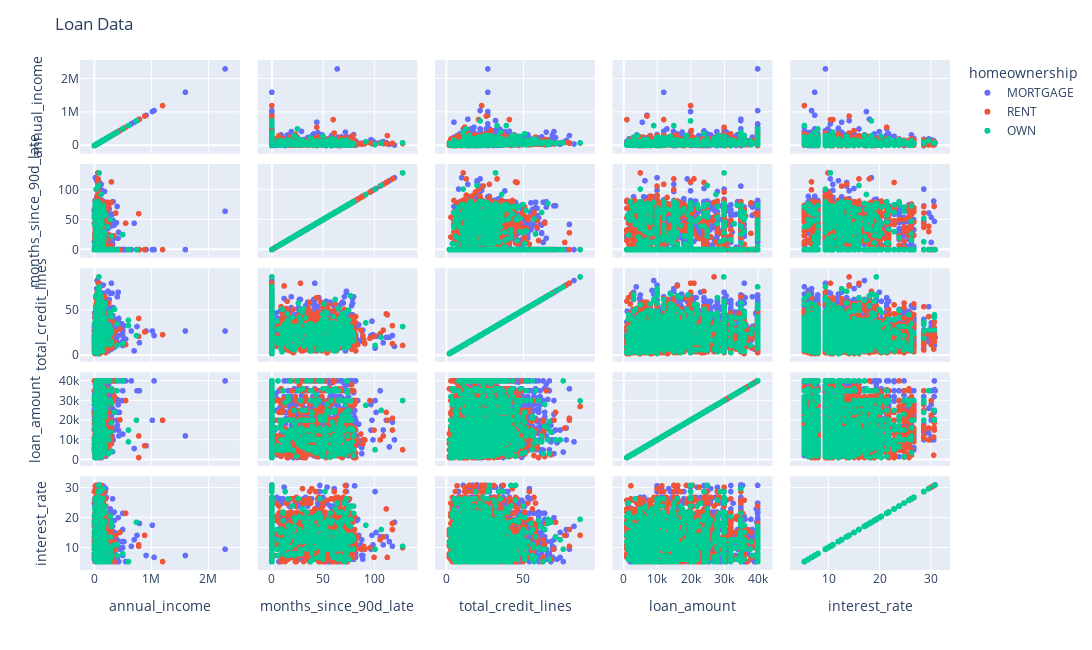

This figure's notebook cell:
### Code cell
### For my first visualization, I noticed that the outliers contained within the dataset are 
###   typically when the lenders have a Mortgage rather than rent or own their homes (as shown by color of the dots)
###   Let's try to find tends specifically within this outlying data.


fig = px.scatter_matrix(data, dimensions=['annual_income', 'months_since_90d_late', 'total_credit_lines', 'loan_amount', 'interest_rate'], width=1300, height=650,
                        color = 'homeownership', color_continuous_scale=px.colors.diverging.Tealrose)
fig.update_layout(title_text="Loan Data")
fig.show()

### Figure 1 — Plotly figure (JSON) as saved in the notebook; plotly's stock layout.template omitted (floating-point values rounded to 4 significant figures; data arrays with more than 128 entries replaced by an {"elided": "..."} marker saying what was removed)
{"data": [{"dimensions": [{"axis": {"matches": true}, "label": "annual_income", "values": {"elided": "4789 float values"}}, {"axis": {"matches": true}, "label": "months_since_90d_late", "values": {"elided": "4789 int values"}}, {"axis": {"matches": true}, "label": "total_credit_lines", "values": {"elided": "4789 int values"}}, {"axis": {"matches": true}, "label": "loan_amount", "values": {"elided": "4789 int values"}}, {"axis": {"matches": true}, "label": "interest_rate", "values": {"elided": "4789 float values"}}], "hovertemplate": "homeownership=MORTGAGE<br>%{xaxis.title.text}=%{x}<br>%{yaxis.title.text}=%{y}<extra></extra>", "legendgroup": "MORTGAGE", "marker": {"color": "#636efa", "symbol": "circle"}, "name": "MORTGAGE", "showlegend": true, "type": "splom"}, {"dimensions": [{"axis": {"matches": true}, "label": "annual_income", "values": {"elided": "3858 float values"}}, {"axis": {"matches": true}, "label": "months_since_90d_late", "values": {"elided": "3858 int values"}}, {"axis": {"matches": true}, "label": "total_credit_lines", "values": {"elided": "3858 int values"}}, {"axis": {"matches": true}, "label": "loan_amount", "values": {"elided": "3858 int values"}}, {"axis": {"matches": true}, "label": "interest_rate", "values": {"elided": "3858 float values"}}], "hovertemplate": "homeownership=RENT<br>%{xaxis.title.text}=%{x}<br>%{yaxis.title.text}=%{y}<extra></extra>", "legendgroup": "RENT", "marker": {"color": "#EF553B", "symbol": "circle"}, "name": "RENT", "showlegend": true, "type": "splom"}, {"dimensions": [{"axis": {"matches": true}, "label": "annual_income", "values": {"elided": "1353 float values"}}, {"axis": {"matches": true}, "label": "months_since_90d_late", "values": {"elided": "1353 int values"}}, {"axis": {"matches": true}, "label": "total_credit_lines", "values": {"elided": "1353 int values"}}, {"axis": {"matches": true}, "label": "loan_amount", "values": {"elided": "1353 int values"}}, {"axis": {"matches": true}, "label": "interest_rate", "values": {"elided": "1353 float values"}}], "hovertemplate": "homeownership=OWN<br>%{xaxis.title.text}=%{x}<br>%{yaxis.title.text}=%{y}<extra></extra>", "legendgroup": "OWN", "marker": {"color": "#00cc96", "symbol": "circle"}, "name": "OWN", "showlegend": true, "type": "splom"}], "layout": {"dragmode": "select", "height": 650, "legend": {"title": {"text": "homeownership"}, "tracegroupgap": 0}, "margin": {"t": 60}, "title": {"text": "Loan Data"}, "width": 1300}}
